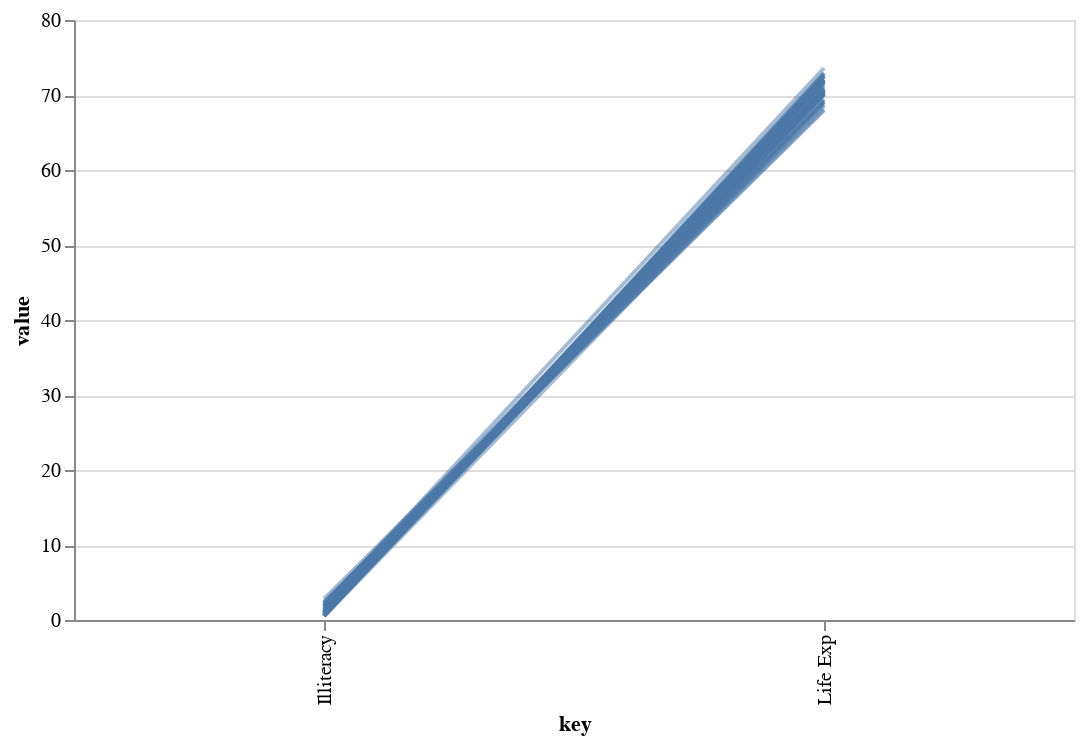

The cell this chart's notebook holds for it:
### Code cell
# Parallel Coordinates
alt.Chart(data).transform_window(
    index='count()'
).transform_fold(
    ['Illiteracy', 'Life Exp']
).mark_line().encode(
    x='key:N',
    y='value:Q',
    detail='index:N',
    opacity=alt.value(0.5)
).properties(width=500)

### Figure 1 — Vega-Lite specification as saved in the notebook (floating-point values rounded to 4 significant figures)
{"config": {"view": {"continuousWidth": 400, "continuousHeight": 300}}, "data": {"name": "data-2ba29d77fb3ff30b0ea3bd964eaa4d91"}, "mark": "line", "encoding": {"detail": {"field": "index", "type": "nominal"}, "opacity": {"value": 0.5}, "x": {"field": "key", "type": "nominal"}, "y": {"field": "value", "type": "quantitative"}}, "transform": [{"window": [{"op": "count", "as": "index"}]}, {"fold": ["Illiteracy", "Life Exp"]}], "width": 500, "$schema": "https://vega.github.io/schema/vega-lite/v4.17.0.json", "datasets": {"data-2ba29d77fb3ff30b0ea3bd964eaa4d91": [{"Unnamed: 0": "Alabama", "Population": 3615, "Income": 3624, "Illiteracy": 2.1, "Life Exp": 69.05, "Murder": 15.1, "HS Grad": 41.3, "Frost": 20, "Area": 50708}, {"Unnamed: 0": "Alaska", "Population": 365, "Income": 6315, "Illiteracy": 1.5, "Life Exp": 69.31, "Murder": 11.3, "HS Grad": 66.7, "Frost": 152, "Area": 566432}, {"Unnamed: 0": "Arizona", "Population": 2212, "Income": 4530, "Illiteracy": 1.8, "Life Exp": 70.55, "Murder": 7.8, "HS Grad": 58.1, "Frost": 15, "Area": 113417}, {"Unnamed: 0": "Arkansas", "Population": 2110, "Income": 3378, "Illiteracy": 1.9, "Life Exp": 70.66, "Murder": 10.1, "HS Grad": 39.9, "Frost": 65, "Area": 51945}, {"Unnamed: 0": "California", "Population": 21198, "Income": 5114, "Illiteracy": 1.1, "Life Exp": 71.71, "Murder": 10.3, "HS Grad": 62.6, "Frost": 20, "Area": 156361}, {"Unnamed: 0": "Colorado", "Population": 2541, "Income": 4884, "Illiteracy": 0.7, "Life Exp": 72.06, "Murder": 6.8, "HS Grad": 63.9, "Frost": 166, "Area": 103766}, {"Unnamed: 0": "Connecticut", "Population": 3100, "Income": 5348, "Illiteracy": 1.1, "Life Exp": 72.48, "Murder": 3.1, "HS Grad": 56.0, "Frost": 139, "Area": 4862}, {"Unnamed: 0": "Delaware", "Population": 579, "Income": 4809, "Illiteracy": 0.9, "Life Exp": 70.06, "Murder": 6.2, "HS Grad": 54.6, "Frost": 103, "Area": 1982}, {"Unnamed: 0": "Florida", "Population": 8277, "Income": 4815, "Illiteracy": 1.3, "Life Exp": 70.66, "Murder": 10.7, "HS Grad": 52.6, "Frost": 11, "Area": 54090}, {"Unnamed: 0": "Georgia", "Population": 4931, "Income": 4091, "Illiteracy": 2.0, "Life Exp": 68.54, "Murder": 13.9, "HS Grad": 40.6, "Frost": 60, "Area": 58073}, {"Unnamed: 0": "Hawaii", "Population": 868, "Income": 4963, "Illiteracy": 1.9, "Life Exp": 73.6, "Murder": 6.2, "HS Grad": 61.9, "Frost": 0, "Area": 6425}, {"Unnamed: 0": "Idaho", "Population": 813, "Income": 4119, "Illiteracy": 0.6, "Life Exp": 71.87, "Murder": 5.3, "HS Grad": 59.5, "Frost": 126, "Area": 82677}, {"Unnamed: 0": "Illinois", "Population": 11197, "Income": 5107, "Illiteracy": 0.9, "Life Exp": 70.14, "Murder": 10.3, "HS Grad": 52.6, "Frost": 127, "Area": 55748}, {"Unnamed: 0": "Indiana", "Population": 5313, "Income": 4458, "Illiteracy": 0.7, "Life Exp": 70.88, "Murder": 7.1, "HS Grad": 52.9, "Frost": 122, "Area": 36097}, {"Unnamed: 0": "Iowa", "Population": 2861, "Income": 4628, "Illiteracy": 0.5, "Life Exp": 72.56, "Murder": 2.3, "HS Grad": 59.0, "Frost": 140, "Area": 55941}, {"Unnamed: 0": "Kansas", "Population": 2280, "Income": 4669, "Illiteracy": 0.6, "Life Exp": 72.58, "Murder": 4.5, "HS Grad": 59.9, "Frost": 114, "Area": 81787}, {"Unnamed: 0": "Kentucky", "Population": 3387, "Income": 3712, "Illiteracy": 1.6, "Life Exp": 70.1, "Murder": 10.6, "HS Grad": 38.5, "Frost": 95, "Area": 39650}, {"Unnamed: 0": "Louisiana", "Population": 3806, "Income": 3545, "Illiteracy": 2.8, "Life Exp": 68.76, "Murder": 13.2, "HS Grad": 42.2, "Frost": 12, "Area": 44930}, {"Unnamed: 0": "Maine", "Population": 1058, "Income": 3694, "Illiteracy": 0.7, "Life Exp": 70.39, "Murder": 2.7, "HS Grad": 54.7, "Frost": 161, "Area": 30920}, {"Unnamed: 0": "Maryland", "Population": 4122, "Income": 5299, "Illiteracy": 0.9, "Life Exp": 70.22, "Murder": 8.5, "HS Grad": 52.3, "Frost": 101, "Area": 9891}, {"Unnamed: 0": "Massachusetts", "Population": 5814, "Income": 4755, "Illiteracy": 1.1, "Life Exp": 71.83, "Murder": 3.3, "HS Grad": 58.5, "Frost": 103, "Area": 7826}, {"Unnamed: 0": "Michigan", "Population": 9111, "Income": 4751, "Illiteracy": 0.9, "Life Exp": 70.63, "Murder": 11.1, "HS Grad": 52.8, "Frost": 125, "Area": 56817}, {"Unnamed: 0": "Minnesota", "Population": 3921, "Income": 4675, "Illiteracy": 0.6, "Life Exp": 72.96, "Murder": 2.3, "HS Grad": 57.6, "Frost": 160, "Area": 79289}, {"Unnamed: 0": "Mississippi", "Population": 2341, "Income": 3098, "Illiteracy": 2.4, "Life Exp": 68.09, "Murder": 12.5, "HS Grad": 41.0, "Frost": 50, "Area": 47296}, {"Unnamed: 0": "Missouri", "Population": 4767, "Income": 4254, "Illiteracy": 0.8, "Life Exp": 70.69, "Murder": 9.3, "HS Grad": 48.8, "Frost": 108, "Area": 68995}, {"Unnamed: 0": "Montana", "Population": 746, "Income": 4347, "Illiteracy": 0.6, "Life Exp": 70.56, "Murder": 5.0, "HS Grad": 59.2, "Frost": 155, "Area": 145587}, {"Unnamed: 0": "Nebraska", "Population": 1544, "Income": 4508, "Illiteracy": 0.6, "Life Exp": 72.6, "Murder": 2.9, "HS Grad": 59.3, "Frost": 139, "Area": 76483}, {"Unnamed: 0": "Nevada", "Population": 590, "Income": 5149, "Illiteracy": 0.5, "Life Exp": 69.03, "Murder": 11.5, "HS Grad": 65.2, "Frost": 188, "Area": 109889}, {"Unnamed: 0": "New Hampshire", "Population": 812, "Income": 4281, "Illiteracy": 0.7, "Life Exp": 71.23, "Murder": 3.3, "HS Grad": 57.6, "Frost": 174, "Area": 9027}, {"Unnamed: 0": "New Jersey", "Population": 7333, "Income": 5237, "Illiteracy": 1.1, "Life Exp": 70.93, "Murder": 5.2, "HS Grad": 52.5, "Frost": 115, "Area": 7521}, {"Unnamed: 0": "New Mexico", "Population": 1144, "Income": 3601, "Illiteracy": 2.2, "Life Exp": 70.32, "Murder": 9.7, "HS Grad": 55.2, "Frost": 120, "Area": 121412}, {"Unnamed: 0": "New York", "Population": 18076, "Income": 4903, "Illiteracy": 1.4, "Life Exp": 70.55, "Murder": 10.9, "HS Grad": 52.7, "Frost": 82, "Area": 47831}, {"Unnamed: 0": "North Carolina", "Population": 5441, "Income": 3875, "Illiteracy": 1.8, "Life Exp": 69.21, "Murder": 11.1, "HS Grad": 38.5, "Frost": 80, "Area": 48798}, {"Unnamed: 0": "North Dakota", "Population": 637, "Income": 5087, "Illiteracy": 0.8, "Life Exp": 72.78, "Murder": 1.4, "HS Grad": 50.3, "Frost": 186, "Area": 69273}, {"Unnamed: 0": "Ohio", "Population": 10735, "Income": 4561, "Illiteracy": 0.8, "Life Exp": 70.82, "Murder": 7.4, "HS Grad": 53.2, "Frost": 124, "Area": 40975}, {"Unnamed: 0": "Oklahoma", "Population": 2715, "Income": 3983, "Illiteracy": 1.1, "Life Exp": 71.42, "Murder": 6.4, "HS Grad": 51.6, "Frost": 82, "Area": 68782}, {"Unnamed: 0": "Oregon", "Population": 2284, "Income": 4660, "Illiteracy": 0.6, "Life Exp": 72.13, "Murder": 4.2, "HS Grad": 60.0, "Frost": 44, "Area": 96184}, {"Unnamed: 0": "Pennsylvania", "Population": 11860, "Income": 4449, "Illiteracy": 1.0, "Life Exp": 70.43, "Murder": 6.1, "HS Grad": 50.2, "Frost": 126, "Area": 44966}, {"Unnamed: 0": "Rhode Island", "Population": 931, "Income": 4558, "Illiteracy": 1.3, "Life Exp": 71.9, "Murder": 2.4, "HS Grad": 46.4, "Frost": 127, "Area": 1049}, {"Unnamed: 0": "South Carolina", "Population": 2816, "Income": 3635, "Illiteracy": 2.3, "Life Exp": 67.96, "Murder": 11.6, "HS Grad": 37.8, "Frost": 65, "Area": 30225}, {"Unnamed: 0": "South Dakota", "Population": 681, "Income": 4167, "Illiteracy": 0.5, "Life Exp": 72.08, "Murder": 1.7, "HS Grad": 53.3, "Frost": 172, "Area": 75955}, {"Unnamed: 0": "Tennessee", "Population": 4173, "Income": 3821, "Illiteracy": 1.7, "Life Exp": 70.11, "Murder": 11.0, "HS Grad": 41.8, "Frost": 70, "Area": 41328}, {"Unnamed: 0": "Texas", "Population": 12237, "Income": 4188, "Illiteracy": 2.2, "Life Exp": 70.9, "Murder": 12.2, "HS Grad": 47.4, "Frost": 35, "Area": 262134}, {"Unnamed: 0": "Utah", "Population": 1203, "Income": 4022, "Illiteracy": 0.6, "Life Exp": 72.9, "Murder": 4.5, "HS Grad": 67.3, "Frost": 137, "Area": 82096}, {"Unnamed: 0": "Vermont", "Population": 472, "Income": 3907, "Illiteracy": 0.6, "Life Exp": 71.64, "Murder": 5.5, "HS Grad": 57.1, "Frost": 168, "Area": 9267}, {"Unnamed: 0": "Virginia", "Population": 4981, "Income": 4701, "Illiteracy": 1.4, "Life Exp": 70.08, "Murder": 9.5, "HS Grad": 47.8, "Frost": 85, "Area": 39780}, {"Unnamed: 0": "Washington", "Population": 3559, "Income": 4864, "Illiteracy": 0.6, "Life Exp": 71.72, "Murder": 4.3, "HS Grad": 63.5, "Frost": 32, "Area": 66570}, {"Unnamed: 0": "West Virginia", "Population": 1799, "Income": 3617, "Illiteracy": 1.4, "Life Exp": 69.48, "Murder": 6.7, "HS Grad": 41.6, "Frost": 100, "Area": 24070}, {"Unnamed: 0": "Wisconsin", "Population": 4589, "Income": 4468, "Illiteracy": 0.7, "Life Exp": 72.48, "Murder": 3.0, "HS Grad": 54.5, "Frost": 149, "Area": 54464}, {"Unnamed: 0": "Wyoming", "Population": 376, "Income": 4566, "Illiteracy": 0.6, "Life Exp": 70.29, "Murder": 6.9, "HS Grad": 62.9, "Frost": 173, "Area": 97203}]}}
